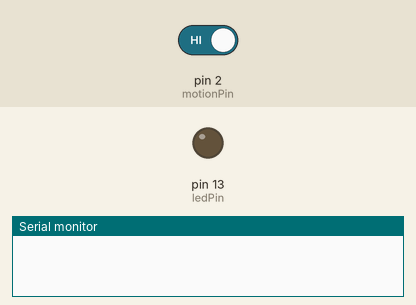
Recording of a sketch running on a simulated Arduino Uno, built with avr-gcc and run on an emulated ATmega328P. On the bench: output pins drawn as LEDs (lit = HIGH), the last lines printed to the serial monitor. The inputs (shaded band) are chosen by the test bench; at power-on: pin 2 (motionPin) HIGH.

Above: at 15.8 s.
15.9 s: pin 2 (motionPin) driven LOW
At 20.4 s:
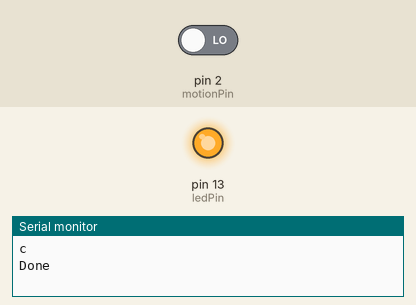
23.4 s: pin 2 (motionPin) driven HIGH
At 30.4 s:
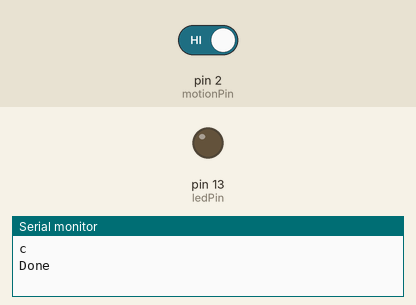
Timing chart, 0 to 31.9 s (numbered marks = the images above; inputs shaded):
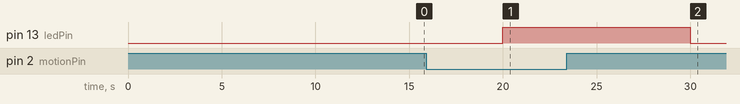

Measured:
- after the input at 15.9 s, pin 13 (ledPin): LOW → HIGH after 4.1 s
- after the input at 23.4 s, pin 13 (ledPin): HIGH → LOW after 6.6 s

The sketch:

motionSense.ino
```cpp
//Trevor Gould

//#include <Process.h>

const int motionPin = 2; //Pin connected to the first motion detector
//const int motionPin1 = 4; //Pin connected to the second motion sensor
const int ledPin = 13; //Led will turn on when video is played

void setup() {

  Serial.begin(9600);
  // The PIR sensor's output signal is an open-collector,
  // so a pull-up resistor is required:
  pinMode(motionPin, INPUT_PULLUP);
  //pinMode(motionPin1, INPUT_PULLUP);
  pinMode(ledPin, OUTPUT);

}
/*
void pinFunc(char x, int proximity){
  if (proximity == LOW){ // If the sensor's output goes low, motion is detected
    digitalWrite(ledPin, HIGH);
    Serial.print(x);
    Serial.print("\n");
    Serial.print("Done");
    Serial.print("\n");
    delay(5000);
  }

}
*/
void loop() {
  delay(5000);//Gives time for motion sensor to start up, otherwise too sensitive
  int proximity = digitalRead(motionPin);//Avoid declaring any global variables
  //int proximity1 = digitalRead(motionPin1);

  if (proximity == LOW){ // If the sensor's output goes low, motion is detected
    digitalWrite(ledPin, HIGH);
    Serial.print("c");
    Serial.print("\n");
    Serial.print("Done");
    Serial.print("\n");
    delay(5000);

  }/*else if(proximity1 == LOW){
    digitalWrite(ledPin, HIGH);
    Serial.print("d");
    Serial.print("\n");
    Serial.print("Done");
    Serial.print("\n");
    delay(5000);


  }*/
  else{
    digitalWrite(ledPin, LOW);

  }
}
```
